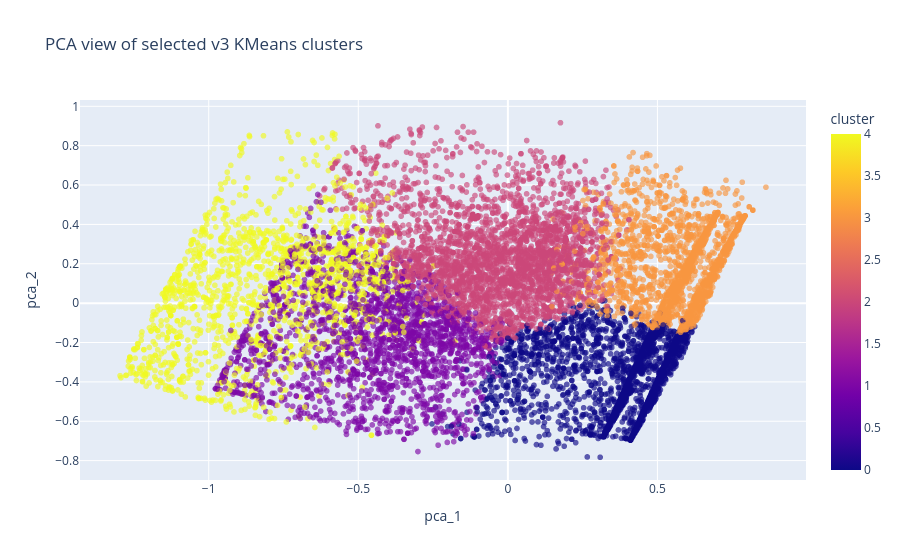

This figure's notebook cell:
### Code cell
fig = px.scatter(
    pca_2d_df,
    x="pca_1",
    y="pca_2",
    color="cluster",
    title="PCA view of selected v3 KMeans clusters",
    opacity=0.65,
    hover_data=[
        "cluster",
        "company_name",
        "ticker",
        "fiscal_year",
    ],
)


fig.show()

### Figure 1 — Plotly figure (JSON) as saved in the notebook; plotly's stock layout.template omitted (floating-point values rounded to 4 significant figures; data arrays with more than 128 entries replaced by an {"elided": "..."} marker saying what was removed)
{"data": [{"customdata": {"elided": "12174x4 mixed values"}, "hovertemplate": "pca_1=%{x}<br>pca_2=%{y}<br>cluster=%{marker.color}<br>company_name=%{customdata[1]}<br>ticker=%{customdata[2]}<br>fiscal_year=%{customdata[3]}<extra></extra>", "legendgroup": "", "marker": {"color": {"elided": "12174 int values"}, "coloraxis": "coloraxis", "opacity": 0.65, "symbol": "circle"}, "mode": "markers", "name": "", "showlegend": false, "type": "scattergl", "x": {"elided": "12174 float values"}, "xaxis": "x", "y": {"elided": "12174 float values"}, "yaxis": "y"}], "layout": {"coloraxis": {"colorbar": {"title": {"text": "cluster"}}, "colorscale": [[0, "#0d0887"], [0.1111, "#46039f"], [0.2222, "#7201a8"], [0.3333, "#9c179e"], [0.4444, "#bd3786"], [0.5556, "#d8576b"], [0.6667, "#ed7953"], [0.7778, "#fb9f3a"], [0.8889, "#fdca26"], [1, "#f0f921"]]}, "legend": {"tracegroupgap": 0}, "title": {"text": "PCA view of selected v3 KMeans clusters"}, "xaxis": {"anchor": "y", "domain": [0, 1], "title": {"text": "pca_1"}}, "yaxis": {"anchor": "x", "domain": [0, 1], "title": {"text": "pca_2"}}}}
